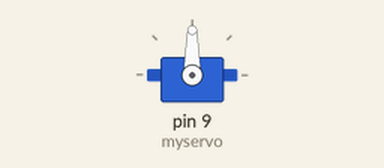
This sketch was run on a simulated Arduino Uno, built with avr-gcc and run on an emulated ATmega328P. Shown: servo.

Above: at 0.05 s.
At 2.5 s:
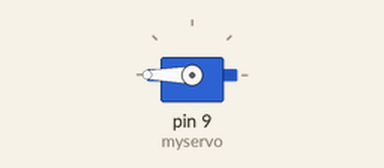
At 5.0 s:
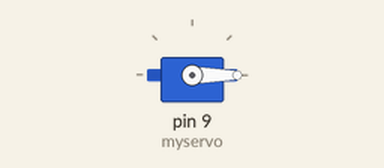
Timing chart, 0 to 6.5 s (numbered marks = the images above):
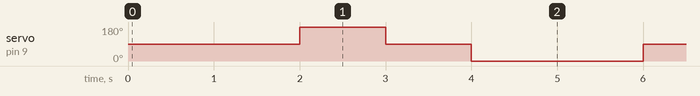

The sketch:

servo_s_krokovanim.ino
```cpp
#include <Servo.h>

Servo myservo;
byte tik;
byte pozice[4] = { 0, 90, 180, 90 };
byte krok;

unsigned long cas_predtim;

void setup() {
  myservo.attach(9);
  cas_predtim = millis();
}

void loop() {
  tikani();
  if (tik) {
    if (krok < 4) krok++;
    else krok = 0;
    myservo.write(pozice[krok]);
  }
  /*
  myservo.write(0);
  delay(1000);
  myservo.write(90);
  delay(1000);
  myservo.write(180);
  delay(1000);
  myservo.write(90);
  delay(1000);
  */
}

void tikani() {
  unsigned long cas = millis();
  if (cas - cas_predtim >= 1000) {
    tik = HIGH;
    cas_predtim = cas;
  } else tik = LOW;
}
```

Measured:
- by itself, servo on pin 9 (myservo): repeats every 5.0 s: 90° 1.0 s, 0° 2.0 s, 90° 1.0 s, 180° 1.0 s
